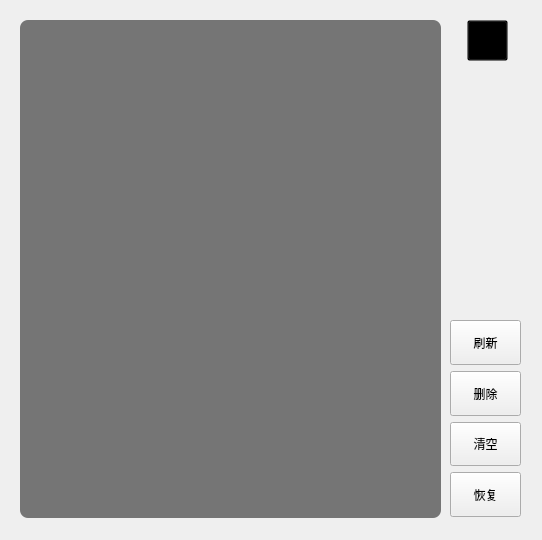
<?xml version="1.0" encoding="UTF-8"?>
<ui version="4.0">
 <class>kr_TrashStation</class>
 <widget class="QWidget" name="kr_TrashStation">
  <property name="windowModality">
   <enum>Qt::WindowModal</enum>
  </property>
  <property name="geometry">
   <rect>
    <x>0</x>
    <y>0</y>
    <width>542</width>
    <height>540</height>
   </rect>
  </property>
  <property name="windowTitle">
   <string>回收站</string>
  </property>
  <property name="styleSheet">
   <string notr="true">QPushButton[NotTitleBarBtn=true]
{	
	color:rgb(117,117,117);
	background-color:rgb(250,250,250);
	border: 1px solid rgb(100,100,100);
	border-radius:6px;
}

QPushButton:hover[NotTitleBarBtn=true]
{
	color:white;
	background-color:rgb(90,90,90);
	border: 1px solid rgb(100,100,100);
}

QPushButton:pressed[NotTitleBarBtn=true]
{
	color:white;
	background-color:rgb(80,80,80);
	border: 1px solid rgb(100,100,100);
	padding-left:3px;
	padding-top:3px;
}</string>
  </property>
  <widget class="QPushButton" name="ExitButton">
   <property name="geometry">
    <rect>
     <x>467</x>
     <y>20</y>
     <width>41</width>
     <height>41</height>
    </rect>
   </property>
   <property name="styleSheet">
    <string notr="true">border-image: url(:/Resources/Login/label/close.png);
background-color: transparent;</string>
   </property>
   <property name="text">
    <string/>
   </property>
  </widget>
  <widget class="QListWidget" name="listWidget">
   <property name="geometry">
    <rect>
     <x>20</x>
     <y>20</y>
     <width>421</width>
     <height>498</height>
    </rect>
   </property>
   <property name="sizePolicy">
    <sizepolicy hsizetype="Minimum" vsizetype="Minimum">
     <horstretch>0</horstretch>
     <verstretch>0</verstretch>
    </sizepolicy>
   </property>
   <property name="styleSheet">
    <string notr="true">QListWidget{
border:1px soild rgb(255,255,255);
border-radius:8px;
background-color: rgb(117,117,117);
font: 9pt &quot;Microsoft YaHei UI&quot;;
padding:3px;
}</string>
   </property>
   <property name="frameShape">
    <enum>QFrame::NoFrame</enum>
   </property>
   <property name="frameShadow">
    <enum>QFrame::Plain</enum>
   </property>
   <property name="verticalScrollBarPolicy">
    <enum>Qt::ScrollBarAlwaysOff</enum>
   </property>
   <property name="dragDropMode">
    <enum>QAbstractItemView::NoDragDrop</enum>
   </property>
   <property name="defaultDropAction">
    <enum>Qt::MoveAction</enum>
   </property>
   <property name="spacing">
    <number>2</number>
   </property>
   <property name="sortingEnabled">
    <bool>false</bool>
   </property>
  </widget>
  <widget class="QWidget" name="">
   <property name="geometry">
    <rect>
     <x>450</x>
     <y>320</y>
     <width>71</width>
     <height>201</height>
    </rect>
   </property>
   <layout class="QVBoxLayout" name="verticalLayout">
    <property name="bottomMargin">
     <number>4</number>
    </property>
    <item>
     <widget class="QPushButton" name="RefreshBtn">
      <property name="sizePolicy">
       <sizepolicy hsizetype="Minimum" vsizetype="Minimum">
        <horstretch>0</horstretch>
        <verstretch>0</verstretch>
       </sizepolicy>
      </property>
      <property name="text">
       <string>刷新</string>
      </property>
      <property name="NotTitleBarBtn" stdset="0">
       <bool>true</bool>
      </property>
     </widget>
    </item>
    <item>
     <widget class="QPushButton" name="DeleteBtn">
      <property name="sizePolicy">
       <sizepolicy hsizetype="Minimum" vsizetype="Minimum">
        <horstretch>0</horstretch>
        <verstretch>0</verstretch>
       </sizepolicy>
      </property>
      <property name="text">
       <string>删除</string>
      </property>
      <property name="NotTitleBarBtn" stdset="0">
       <bool>true</bool>
      </property>
     </widget>
    </item>
    <item>
     <widget class="QPushButton" name="DeleteAllBtn">
      <property name="sizePolicy">
       <sizepolicy hsizetype="Minimum" vsizetype="Minimum">
        <horstretch>0</horstretch>
        <verstretch>0</verstretch>
       </sizepolicy>
      </property>
      <property name="text">
       <string>清空</string>
      </property>
      <property name="NotTitleBarBtn" stdset="0">
       <bool>true</bool>
      </property>
     </widget>
    </item>
    <item>
     <widget class="QPushButton" name="RecoverBtn">
      <property name="sizePolicy">
       <sizepolicy hsizetype="Minimum" vsizetype="Minimum">
        <horstretch>0</horstretch>
        <verstretch>0</verstretch>
       </sizepolicy>
      </property>
      <property name="text">
       <string>恢复</string>
      </property>
      <property name="NotTitleBarBtn" stdset="0">
       <bool>true</bool>
      </property>
     </widget>
    </item>
   </layout>
  </widget>
  <zorder>listWidget</zorder>
  <zorder>ExitButton</zorder>
  <zorder>SelectAllBtn</zorder>
  <zorder>DeleteBtn</zorder>
  <zorder>RecoverBtn</zorder>
 </widget>
 <resources/>
 <connections/>
</ui>
